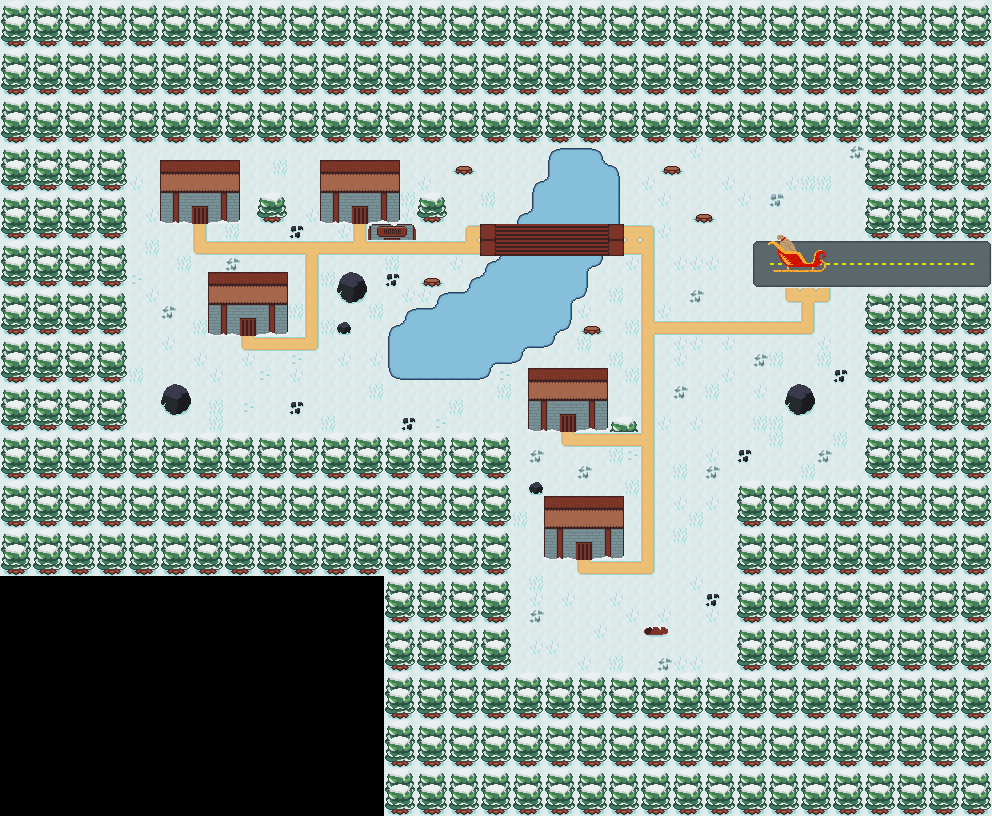

A 2D game scene composited from a Tiled map and its tileset images. What follows is a short description and the map's XML, with each tile layer's data collapsed to a summary:
An orthogonal 62x51 tile map with 16x16 px tiles, 2 tile layers (ground, structures) and 7 objects (spawn, house_1, house_2, house_3, house_4, ...).

<map version="1.10" tiledversion="1.10.2" orientation="orthogonal" renderorder="right-down" width="62" height="51" tilewidth="16" tileheight="16" infinite="0" nextlayerid="5" nextobjectid="11">
 <tileset firstgid="1" source="../gfx/tiles/tileSet.tsx" />
 <layer id="1" name="ground" width="62" height="51">
  <properties>
   <property name="collisionBool" type="bool" value="false" />
  </properties>
  <data>[3162 cells, 823 non-empty, 28 distinct tile ids]</data>
 </layer>
 <layer id="3" name="structures" width="62" height="51">
  <properties>
   <property name="collisionBool" type="bool" value="true" />
  </properties>
  <data>[3162 cells, 1993 non-empty, 66 distinct tile ids]</data>
 </layer>
 <objectgroup id="4" name="Objects" visible="0">
  <object id="2" name="spawn" x="696" y="328">
   <properties>
    <property name="function" value="spawn" />
   </properties>
   <point />
  </object>
  <object id="5" name="house_1" x="576" y="560" width="16" height="16">
   <properties>
    <property name="function" value="house" />
   </properties>
  </object>
  <object id="6" name="house_2" x="560" y="432" width="16" height="16">
   <properties>
    <property name="function" value="house" />
   </properties>
  </object>
  <object id="7" name="house_3" x="352" y="224" width="16" height="16">
   <properties>
    <property name="function" value="house" />
   </properties>
  </object>
  <object id="8" name="house_4" x="240" y="336" width="16" height="16">
   <properties>
    <property name="function" value="house" />
   </properties>
  </object>
  <object id="9" name="house_5" x="192" y="224" width="16" height="16">
   <properties>
    <property name="function" value="house" />
   </properties>
  </object>
  <object id="10" name="present_spawn" x="808" y="296">
   <properties>
    <property name="function" value="present_spawn" />
   </properties>
   <point />
  </object>
 </objectgroup>
</map>